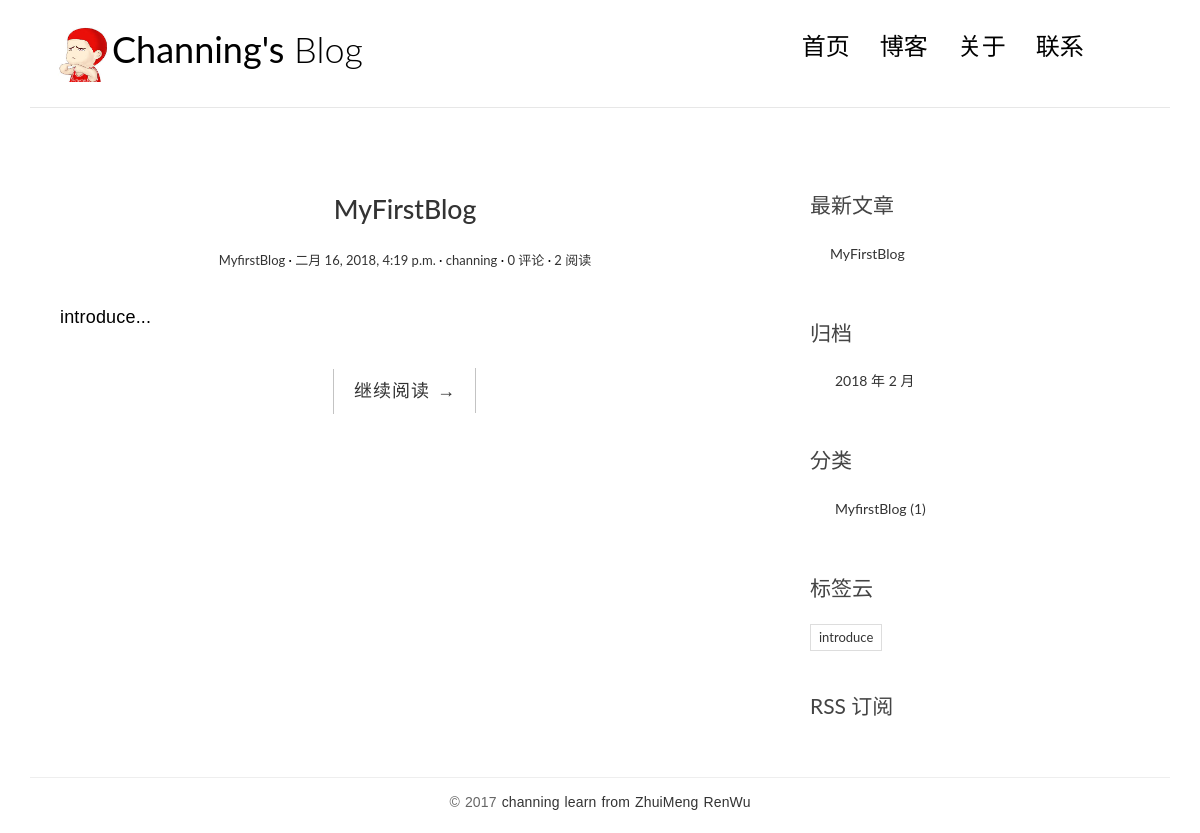
Before: / with the older database file.
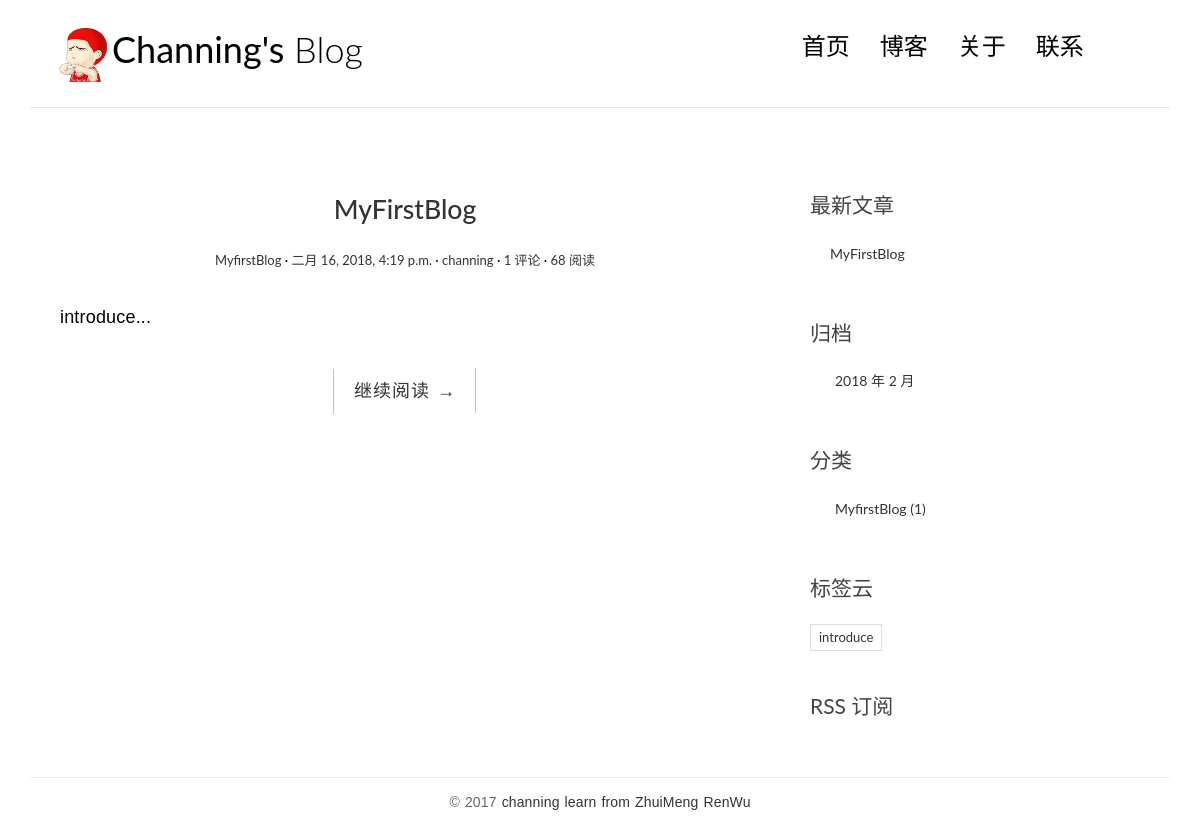
After: the same page with the newer database file.
### blog/models.py (models this page shows, shortened)
@python_2_unicode_compatible
class Post(models.Model):
    title = models.CharField(max_length=70)
    body = models.TextField()
    created_time = models.DateTimeField()
    modified_time = models.DateTimeField()
    excerpt = models.CharField(max_length=200, blank=True)
    views = models.PositiveIntegerField(default=0)
    category = models.ForeignKey(Category)
    tags = models.ManyToManyField(Tag, blank=True)
    author = models.ForeignKey(User)
    def get_absolute_url(self):
        return reverse('blog:detail', kwargs={'pk': self.pk})
    class Meta:
        ordering = ['-created_time']

@python_2_unicode_compatible
class Category(models.Model):
    name = models.CharField(max_length=100)

@python_2_unicode_compatible
class Tag(models.Model):
    name = models.CharField(max_length=100)

### blog/views.py (the view, shortened to what this page needs)
# urls.py: url(r'^$', views.IndexView.as_view(), name='index'),
class IndexView(ListView):
    model = Post
    template_name = 'blog/index.html'
    context_object_name = 'post_list'
    paginate_by = 10
    def get_context_data(self, **kwargs):
        context = super(IndexView, self).get_context_data(**kwargs)
        paginator = context.get('paginator')
        page = context.get('page_obj')
        is_paginated = context.get('is_paginated')
        pagination_data = self.pagination_data(paginator, page, is_paginated)
        context.update(pagination_data)
        return context
    def pagination_data(self, paginator, page, is_paginated):
        if not is_paginated:
            return {}

### blog/templatetags/blog_tags.py (called while the page is built)
@register.simple_tag
def get_recent_posts(num=5):
    return Post.objects.all()[:num]

@register.simple_tag
def archives():
    return Post.objects.dates('created_time', 'month', order='DESC')

@register.simple_tag
def get_categories():
    return Category.objects.annotate(num_posts=Count('post')).filter(num_posts__gt=0)

@register.simple_tag
def get_tags():
    return Tag.objects.annotate(num_posts=Count('post')).filter(num_posts__gt=0)

### templates/blog/index.html (shortened to what this page needs)
{% extends 'base.html' %}
{% block main %}
    {% for post in post_list %}
        <article class="post post-{{ post.pk }}">
            <header class="entry-header">
                <h1 class="entry-title">
                    <a href="{{ post.get_absolute_url }}">{{ post.title }}</a>
                </h1>
                <div class="entry-meta">
                    <span class="post-category">
                        <a href="{% url 'blog:category' post.category.pk %}">{{ post.category.name }}</a></span>
                    <span class="post-date"><a href="#"><time class="entry-date"
                                                              datetime="{{ post.created_time }}">{{ post.created_time }}</time></a></span>
                    <span class="post-author"><a href="#">{{ post.author }}</a></span>
                    <span class="comments-link">
                        <a href="{{ post.get_absolute_url }}#comment-area">{{ post.comment_set.count }} 评论</a></span>
                    <span class="views-count"><a href="{{ post.get_absolute_url }}">{{ post.views }} 阅读</a></span>
                </div>
            </header>
            <div class="entry-content clearfix">
                <p>{{ post.excerpt }}...</p>
                <div class="read-more cl-effect-14">
                    <a href="{{ post.get_absolute_url }}" class="more-link">继续阅读 <span class="meta-nav">→</span></a>
                </div>
            </div>
        </article>
    {% empty %}
        <div class="no-post">暂时还没有发布的文章！</div>
    {% endfor %}
{% endblock main %}

### templates/base.html (shortened to what this page needs)
{% load staticfiles %}
{% load blog_tags %}
<!DOCTYPE html>
<html>
<head>
    <link rel="stylesheet" href="http://code.ionicframework.com/ionicons/2.0.1/css/ionicons.min.css">
    <link rel="stylesheet" href="{% static 'blog/css/bootstrap.min.css' %}">
    <link rel="stylesheet" href="{% static 'blog/css/pace.css' %}">
    <link rel="stylesheet" href="{% static 'blog/css/custom.css' %}">
    <link rel="stylesheet" href="{% static 'blog/css/highlights/github.css' %}">
</head>
<body>
<div class="container">
    <header id="site-header">
        <div class="row">
            <div class="col-md-4 col-sm-5 col-xs-7">
                <div class="logo">
                    <h1 align="left"><a href="{% url 'blog:index' %}"><img src="/static/background.jpg" height="57.42"
                                                                           width="62.04"><b>Channing's</b> Blog</a></h1>
                </div>
            </div>
            <div class="col-md-8 col-sm-5 col-xs-4">
                <nav class="main-nav" role="navigation">
                    <div class="collapse navbar-collapse" id="bs-example-navbar-collapse-1">
                        <ul class="nav navbar-nav navbar-right">
                            <li class="cl-effect-11"><a href="{% url 'blog:index' %}" data-hover="首页">首页</a></li>
                            <li class="cl-effect-11"><a href="#" data-hover="博客">博客</a></li>
                            <li class="cl-effect-11"><a href="#" data-hover="关于">关于</a></li>
                            <li class="cl-effect-11"><a href="#" data-hover="联系">联系</a></li>
                        </ul>
                    </div>
                </nav>
            </div>
        </div>
    </header>
</div>
<div class="content-body">
    <div class="container">
        <div class="row">
            <main class="col-md-8">
                {% block main %}
                {% endblock main %}
            </main>
            <aside class="col-md-4">
                <div class="widget widget-recent-posts">
                    <h3 class="widget-title">最新文章</h3>
                    {% get_recent_posts as recent_post_list %}
                    <ul>
                        {% for post in recent_post_list %}
                            <li>
                                <a href="{{ post.get_absolute_url }}">{{ post.title }}</a>
                            </li>
                            {% empty %}
                            暂无文章！
                        {% endfor %}
                    </ul>
                </div>
                <div class="widget widget-archives">
                    <h3 class="widget-title">归档</h3>
                    {% archives as date_list %}
                    <ul>
                        {% for date in date_list %}
                            <li>
                                <a href="{% url 'blog:archives' date.year date.month %}">{{ date.year }}
                                    年 {{ date.month }} 月</a>
                            </li>
                            {% empty %}
                            暂无归档！
                        {% endfor %}
                    </ul>
                </div>
                <div class="widget widget-category">
                    <h3 class="widget-title">分类</h3>
                    {% get_categories as category_list %}
                    <ul>
                        {% for category in category_list %}
                            <li>
                                <a href="{% url 'blog:category' category.pk %}">{{ category.name }} <span
                                        class="post-count">({{ category.num_posts }})</span></a>
                            </li>
                            {% empty %}
                            暂无分类！
                        {% endfor %}
                    </ul>
                </div>
                <div class="widget widget-tag-cloud">
                    <h3 class="widget-title">标签云</h3>
                    {% get_tags as tag_list %}
                    <ul>
                        {% for tag in tag_list %}
                            <li>
                                <a href="{% url 'blog:tag' tag.pk %}">{{ tag.name }}</a>
                            </li>
                            {% empty %}
                            暂无标签！
                        {% endfor %}
                    </ul>
                </div>
                <div class="rss">
                    <a href="{% url 'rss' %}"> RSS 订阅</a>
                </div>
            </aside>
        </div>
    </div>
</div>
<footer id="site-footer">
    <div class="container">
        <div class="row">
            <div class="col-md-12">
                <p class="copyright">&copy 2017 <a href="https://www.zmrenwu.com/post/2/"
                                                   target="_blank" title="channing">channing learn from <b>ZhuiMeng
                    RenWu</b></a>
                </p>
            </div>
        </div>
    </div>
</footer>
</body>
</html>

### blog/static/blog/css/custom.css (style rules this page uses)
* { outline: none; }
h1, h2, h3, h4, h5, h6 { margin-top: 0; }
b { font-weight: 400; }
a { color: #333; }
body { color: #444; font-family: 'Lato', sans-serif; }
p { font-family: 'Ubuntu', sans-serif; font-weight: 400; word-spacing: 1px; letter-spacing: 0.01em; }
img { max-width: 100%; }
#site-header { background-color: #FFF; padding: 25px 20px; margin-bottom: 40px; border-bottom: 1px solid #e7e7e7; }
.logo h1 a { color: #000; }
.logo h1 { margin: 0; font-family: 'Lato', sans-serif; font-weight: 300; }
.main-nav { margin-top: 11px; max-width: 95%; }
.main-nav a { color: #000000 !important; padding: 0 0 5px 0 !important; margin-right: 30px; font-family: 'Lato', sans-serif; font-weight: 300; font-size: 24px; }
.cl-effect-11 a { padding: 10px 0; color: #0972b4; text-shadow: none; }
.cl-effect-11 a::before { position: absolute; top: 0; left: 0; overflow: hidden; padding: 0 0 5px 0 !important; max-width: 0; border-bottom: 1px solid #000; color: #000; content: attr(data-hover); white-space: nowrap; -webkit-transition: max-width 0.5s; -moz-transition: max-width 0.5s; transition: max-width 0.5s; }
.content-body { padding-bottom: 4em; }
.post { background: #fff; padding: 30px 30px 0; }
.entry-title { text-align: center; font-size: 1.9em; margin-bottom: 20px; line-height: 1.6; padding: 10px 20px 0; }
.entry-meta { text-align: center; color: #DDDDDD; font-size: 13px; margin-bottom: 30px; }
.entry-content { font-size: 18px; line-height: 1.9; font-weight: 300; color: #000; }
.post-category::after, .post-date::after, .post-author::after, .comments-link::after { content: ' ·'; color: #000; }
.read-more { font-family: 'Ubuntu', sans-serif; font-weight: 400; word-spacing: 1px; letter-spacing: 0.01em; text-align: center; margin-top: 20px; }
.cl-effect-14 a { padding: 0 20px; height: 45px; line-height: 45px; position: relative; display: inline-block; margin: 15px 25px; letter-spacing: 1px; font-weight: 400; text-shadow: 0 0 1px rgba(255, 255, 255, 0.3); }
.cl-effect-14 a::before, .cl-effect-14 a::after { position: absolute; width: 45px; height: 1px; background: #C3C3C3; content: ''; -webkit-transition: all 0.3s; -moz-transition: all 0.3s; transition: all 0.3s; pointer-events: none; }
.cl-effect-14 a::before { top: 0; left: 0; -webkit-transform: rotate(90deg); -moz-transform: rotate(90deg); transform: rotate(90deg); -webkit-transform-origin: 0 0; -moz-transform-origin: 0 0; transform-origin: 0 0; }
.cl-effect-14 a::after { right: 0; bottom: 0; -webkit-transform: rotate(90deg); -moz-transform: rotate(90deg); transform: rotate(90deg); -webkit-transform-origin: 100% 0; -moz-transform-origin: 100% 0; transform-origin: 100% 0; }
.widget { background: #fff; padding: 30px 0 0; }
.widget-title { font-size: 1.5em; margin-bottom: 20px; line-height: 1.6; padding: 10px 0 0; font-weight: 400; }
.widget-recent-posts ul { padding: 0; margin: 0; padding-left: 20px; }
.widget-recent-posts ul li { list-style-type: none; position: relative; line-height: 170%; margin-bottom: 10px; }
.widget-recent-posts ul li::before { content: '\f3d3'; font-family: "Ionicons"; position: absolute; left: -17px; top: 3px; font-size: 16px; color: #000; }
.widget-archives ul { padding: 0; margin: 0; padding-left: 25px; }
.widget-archives ul li { list-style-type: none; position: relative; line-height: 170%; margin-bottom: 10px; }
.widget-archives ul li::before { content: '\f3f3'; font-family: "Ionicons"; position: absolute; left: -25px; top: 1px; font-size: 16px; color: #000; }
.widget-category ul { padding: 0; margin: 0; padding-left: 25px; }
.widget-category ul li { list-style-type: none; position: relative; line-height: 170%; margin-bottom: 10px; }
.widget-category ul li::before { content: '\f3fe'; font-family: "Ionicons"; position: absolute; left: -25px; top: 1px; font-size: 18px; color: #000; }
.widget-tag-cloud ul { padding: 0; margin: 0; margin-right: -10px; }
.widget-tag-cloud ul li { list-style-type: none; font-size: 13px; display: inline-block; margin-right: 10px; margin-bottom: 10px; padding: 3px 8px; border: 1px solid #ddd; }
.rss { font-size: 21px; margin-top: 30px; }
.rss a { color: #444; }
#site-footer { padding-top: 10px; padding: 0 0 1.5em 0; }
.copyright { text-align: center; padding-top: 1em; margin: 0; border-top: 1px solid #eee; color: #666; }

Changed rows visible on the page:
changed Post "MyFirstBlog": comment_set.count "0" → "1"; views "2" → "68"
